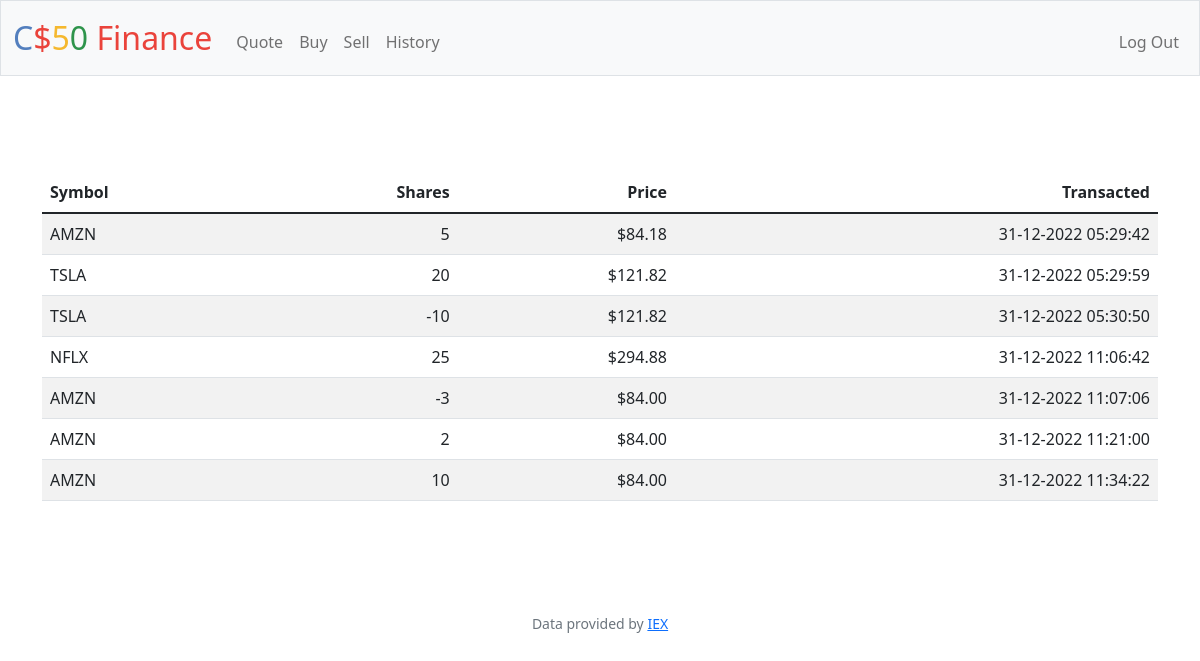
Screenshot of /history (signed in) with the database file from the repository.
### tables this page shows
CREATE TABLE transactions (
    id INTEGER PRIMARY KEY AUTOINCREMENT NOT NULL,
    user_id INTEGER NOT NULL,
    symbol TEXT NOT NULL,
    name TEXT NOT NULL,
    amount INTEGER NOT NULL,
    price NUMERIC NOT NULL,
    current_price NUMERIC NOT NULL,
    total NUMERIC NOT NULL,
    time TEXT NOT NULL,
    FOREIGN KEY(user_id) REFERENCES users(id)
);

### app.py (the view)
@app.route("/history")
@login_required
def history():
    rows = db.execute("SELECT * FROM transactions WHERE user_id = ?", session["user_id"])
    return render_template("history.html", rows=rows)

### app.py (called while the page is built)
@app.after_request
def after_request(response):
    response.headers["Cache-Control"] = "no-cache, no-store, must-revalidate"
    response.headers["Expires"] = 0
    response.headers["Pragma"] = "no-cache"
    return response

### helpers.py (called while the page is built)
def login_required(f):
    @wraps(f)
    def decorated_function(*args, **kwargs):
        if session.get("user_id") is None:
            return redirect("/login")
        return f(*args, **kwargs)
    return decorated_function

def usd(value):
    return f"${value:,.2f}"

### templates/history.html (shortened to what this page needs)
{% extends "layout.html" %}
{% block main %}
    <main class="container py-5 text-center">
        <table class="table table-striped">
            <thead>
                <tr>
                    <th class="text-start">Symbol</th>
                    <th class="text-end">Shares</th>
                    <th class="text-end">Price</th>
                    <th class="text-end">Transacted</th>
                </tr>
            </thead>
            <tbody>
                {% for row in rows %}
                    <tr>
                        <td class="text-start">{{ row.symbol }}</td>
                        <td class="text-end">{{ row.amount }}</td>
                        <td class="text-end">{{ row.price | usd }}</td>
                        <td class="text-end">{{ row.time }}</td>
                    </tr>
                {% endfor %}
            </tbody>
        </table>
    </main>
{% endblock %}

### rows the page displays
transactions: symbol "AMZN", amount "5", price "$84.18", time "31-12-2022 05:29:42"
transactions: symbol "TSLA", amount "20", price "$121.82", time "31-12-2022 05:29:59"
transactions: symbol "TSLA", amount "-10", price "$121.82", time "31-12-2022 05:30:50"
transactions: symbol "NFLX", amount "25", price "$294.88", time "31-12-2022 11:06:42"
transactions: symbol "AMZN", amount "-3", price "$84.00", time "31-12-2022 11:07:06"
transactions: symbol "AMZN", amount "2", price "$84.00", time "31-12-2022 11:21:00"
transactions: symbol "AMZN", amount "10", price "$84.00", time "31-12-2022 11:34:22"
